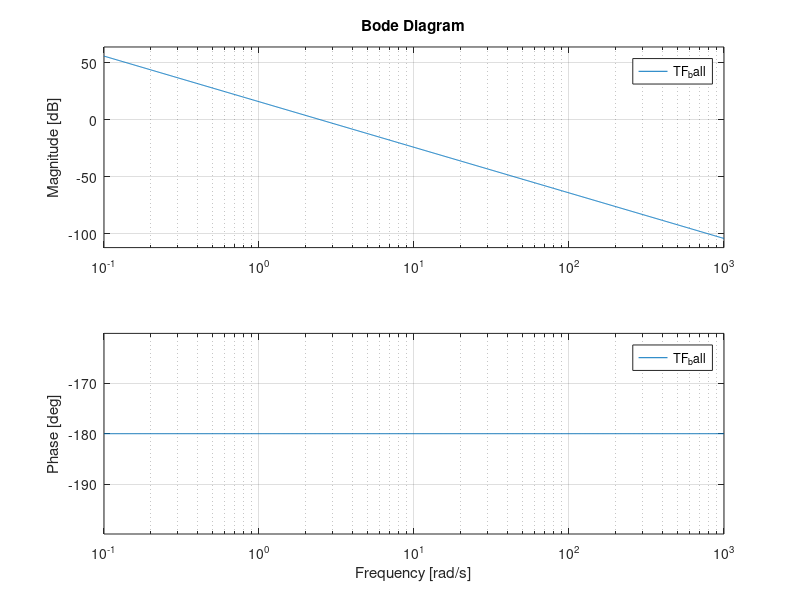

Write MATLAB code to recreate this figure.
MASSBALL = 2.7/1000;
RADIUSBALL = 20/1000;
g = -9.8;
JBALL = 6.207*10^-7;
s = tf('s');
TF_ball = -MASSBALL*g/(JBALL/RADIUSBALL^2+MASSBALL)/s^2;
bode(TF_ball)